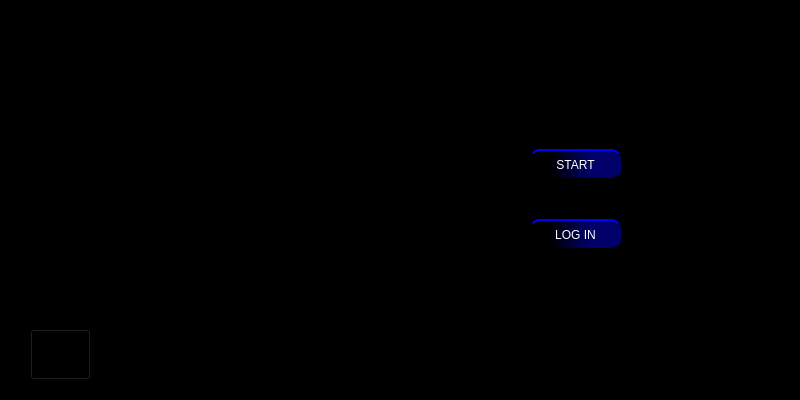
<?xml version="1.0" encoding="UTF-8"?>
<ui version="4.0">
 <class>mainGUIfile</class>
 <widget class="QWidget" name="mainGUIfile">
  <property name="geometry">
   <rect>
    <x>0</x>
    <y>0</y>
    <width>800</width>
    <height>400</height>
   </rect>
  </property>
  <property name="windowTitle">
   <string>mainGUIfile</string>
  </property>
  <property name="styleSheet">
   <string notr="true">background-color: rgb(0, 0, 0);


</string>
  </property>
  <widget class="QWidget" name="widget" native="true">
   <property name="geometry">
    <rect>
     <x>20</x>
     <y>-1</y>
     <width>851</width>
     <height>431</height>
    </rect>
   </property>
   <widget class="QLabel" name="label">
    <property name="geometry">
     <rect>
      <x>-20</x>
      <y>-1</y>
      <width>800</width>
      <height>401</height>
     </rect>
    </property>
    <property name="styleSheet">
     <string notr="true"/>
    </property>
    <property name="text">
     <string/>
    </property>
    <property name="pixmap">
     <pixmap>../../Pictures/project 1/png/deepLearning.gif</pixmap>
    </property>
    <property name="scaledContents">
     <bool>true</bool>
    </property>
   </widget>
   <widget class="QPushButton" name="pushButton">
    <property name="geometry">
     <rect>
      <x>510</x>
      <y>150</y>
      <width>91</width>
      <height>31</height>
     </rect>
    </property>
    <property name="cursor">
     <cursorShape>PointingHandCursor</cursorShape>
    </property>
    <property name="autoFillBackground">
     <bool>false</bool>
    </property>
    <property name="styleSheet">
     <string notr="true">QPushButton#pushButton{
	color: rgb(255, 255, 255);
font: 10pt &quot;Century Gothic&quot;;
font: 700 9pt &quot;Segoe UI&quot;;
background-color: qlineargradient(spread:pad, x1:0.215909, y1:0.505682, x2:0.659091, y2:0.511364, stop:0 rgba(0, 0, 0, 255), stop:1 rgba(0, 0, 104, 255));
border-radius:10px;
border-top : 2px solid blue;
border-bottom : 2px solid black;
}

QPushButton#pushButton:pressed{
background-color: qlineargradient(spread:pad, x1:0.159091, y1:0.534, x2:0.670455, y2:0.551136, 	stop:0 rgba(24, 24, 24, 255), stop:0.977273 rgba(0, 0, 96, 255), stop:1 rgba(0, 0, 96, 255));
padding-left: 5px;
padding-top: 5px;
background-position: calc(100% - 10px)center;
}

QPushButton#pushButton:hover{
	background-color: qlineargradient(spread:pad, x1:0.153409, y1:0.460227, x2:0.789773, y2:0.511, stop:0 rgba(7, 7, 7, 255), stop:1 rgba(0, 0, 121, 255));
}</string>
    </property>
    <property name="text">
     <string>START</string>
    </property>
   </widget>
   <widget class="QPushButton" name="pushButton_2">
    <property name="geometry">
     <rect>
      <x>510</x>
      <y>220</y>
      <width>91</width>
      <height>31</height>
     </rect>
    </property>
    <property name="cursor">
     <cursorShape>PointingHandCursor</cursorShape>
    </property>
    <property name="styleSheet">
     <string notr="true">QPushButton#pushButton_2{
	color: rgb(255, 255, 255);
font: 10pt &quot;Century Gothic&quot;;
font: 700 9pt &quot;Segoe UI&quot;;
background-color: qlineargradient(spread:pad, x1:0.215909, y1:0.505682, x2:0.659091, y2:0.511364, stop:0 rgba(0, 0, 0, 255), stop:1 rgba(0, 0, 104, 255));
border-radius:10px;
border-top : 2px solid blue;
border-bottom : 2px solid black;
}

QPushButton#pushButton_2:pressed{
background-color: qlineargradient(spread:pad, x1:0.159091, y1:0.534, x2:0.670455, y2:0.551136, 	stop:0 rgba(24, 24, 24, 255), stop:0.977273 rgba(0, 0, 96, 255), stop:1 rgba(0, 0, 96, 255));
padding-left: 5px;
padding-top: 5px;
background-position: calc(100% - 10px)center;
}

QPushButton#pushButton_2:hover{
	background-color: qlineargradient(spread:pad, x1:0.153409, y1:0.460227, x2:0.789773, y2:0.511, stop:0 rgba(7, 7, 7, 255), stop:1 rgba(0, 0, 121, 255));
}

</string>
    </property>
    <property name="text">
     <string>LOG IN</string>
    </property>
   </widget>
   <widget class="QPushButton" name="pushButton_3">
    <property name="geometry">
     <rect>
      <x>10</x>
      <y>330</y>
      <width>61</width>
      <height>51</height>
     </rect>
    </property>
    <property name="cursor">
     <cursorShape>PointingHandCursor</cursorShape>
    </property>
    <property name="styleSheet">
     <string notr="true">QPushButton#pushButton_3:pressed{
padding-left: 5px;
padding-top: 5px;
background-position: calc(100% - 10px)center;
}</string>
    </property>
    <property name="text">
     <string/>
    </property>
    <property name="icon">
     <iconset>
      <normaloff>../../Pictures/project 1/exit.png</normaloff>../../Pictures/project 1/exit.png</iconset>
    </property>
    <property name="iconSize">
     <size>
      <width>90</width>
      <height>90</height>
     </size>
    </property>
   </widget>
   <widget class="QLabel" name="label_2">
    <property name="geometry">
     <rect>
      <x>370</x>
      <y>60</y>
      <width>281</width>
      <height>41</height>
     </rect>
    </property>
    <property name="styleSheet">
     <string notr="true">background-color: transparent;
</string>
    </property>
    <property name="text">
     <string/>
    </property>
    <property name="pixmap">
     <pixmap>../../Pictures/project 1/png/logo-no-background.png</pixmap>
    </property>
    <property name="scaledContents">
     <bool>true</bool>
    </property>
   </widget>
  </widget>
 </widget>
 <resources/>
 <connections/>
</ui>
